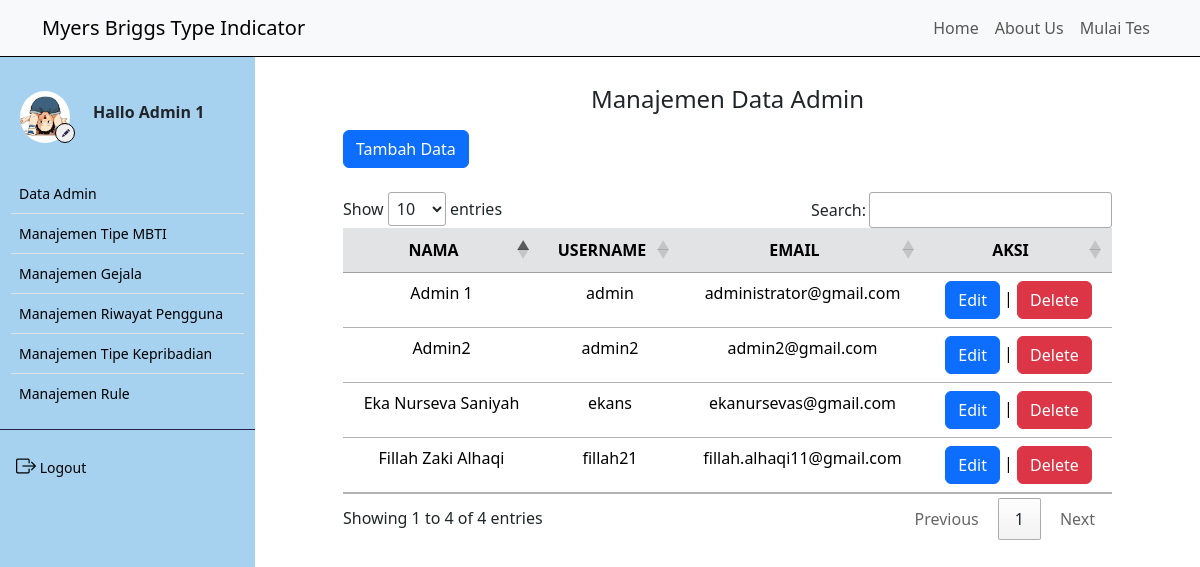
Page /admin/data_admin.php (signed in) on the committed database.
### tables this page shows
CREATE TABLE `user` (
  `iduser` int(11) NOT NULL,
  `nama` varchar(50) NOT NULL,
  `username` varchar(50) NOT NULL,
  `password` varchar(100) NOT NULL,
  `email` varchar(50) NOT NULL,
  `foto` varchar(50) NOT NULL
);

### controller/main.php (called while the page is built, shortened)
<?php
$conn = mysqli_connect("localhost", "root", "", "mbti");
function query($query)
{
    global $conn;
    $result = mysqli_query($conn, $query);
    $rows = [];
    while ($row = mysqli_fetch_assoc($result)) {
        $rows[] = $row;
    }
    return $rows;
}
function generateRandomKey()
{
    $keyLength = 32;
    $randomBytes = openssl_random_pseudo_bytes($keyLength, $strong);
    if (!$strong) {
        $randomBytes = random_bytes($keyLength);
    }
    return base64_encode($randomBytes);
}
function enkripsi($kata)
{
    $key = generateRandomKey();
    $string = openssl_encrypt($kata, 'AES-256-CBC', $key, 0, substr($key, 0, 16));
    $hasilEnkripsi = base64_encode($key . $string);
    return $hasilEnkripsi;
}
function dekripsi($kata)
{
    $string = base64_decode($kata);
    $key = substr($string, 0, 44);
    $enkripsi = substr($string, 44);
    $hasil = openssl_decrypt($enkripsi, 'AES-256-CBC', $key, 0, substr($key, 0, 16));
    return $hasil;
}
?>

### admin/data_admin.php (the view, shortened to what this page needs)
<?php
$data = query("SELECT * FROM user");
?>
<!DOCTYPE html>
<html lang="en">
<head>
    <link href="https://cdn.jsdelivr.net/npm/bootstrap@5.3.2/dist/css/bootstrap.min.css" rel="stylesheet"
 />
    <link rel="stylesheet" href="https://cdn.jsdelivr.net/npm/bootstrap-icons@1.9.1/font/bootstrap-icons.css" />
    <link rel="stylesheet" href="https://cdn.datatables.net/1.13.4/css/jquery.dataTables.min.css">
    <link rel="stylesheet" href="../style.css">
</head>
<body>
    <div class="content">
        <?php
        require_once('../navbar/navbar_inside.php');
        ?>
        <div class="main-container m-0">
            <div class="d-flex">
                <?php
                require_once('../navbar/sidebar_inside.php');
                ?>
                <div class="contents" style="margin: 75px 0; padding: 10px 40px;">
                    <h4 class="text-center">Manajemen Data Admin</h4>
                    <div class="ms-5 mt-3">
                        <a href="../admin/input.php">
                            <button class="btn btn-primary">Tambah Data</button>
                        </a>
                    </div>
                    <div class="tabel mt-4 mx-5">
                        <table id="example" class="table table-hover text-center">
                            <thead>
                                <tr class="table-secondary">
                                    <th class="text-center" scope="col">NAMA</th>
                                    <th class="text-center" scope="col">USERNAME</th>
                                    <th class="text-center" scope="col">EMAIL</th>
                                    <th class="text-center" scope="col">AKSI</th>
                                </tr>
                            </thead>
                            <tbody>
                                <?php
                                foreach ($data as $d):
                                    $id_enkrip = enkripsi($d['iduser']);
                                    ?>
                                    <tr>
                                        <td>
                                            <?= $d['nama']; ?>
                                        </td>
                                        <td>
                                            <?= $d['username']; ?>
                                        </td>
                                        <td>
                                            <?= $d['email']; ?>
                                        </td>
                                        <td>
                                            <a class="btn btn-primary"
                                                href="../admin/edit.php?id=<?= $id_enkrip; ?>">Edit</a> | <a
                                                class="btn btn-danger" id="delete"
                                                onclick="confirmDelete(<?= $d['iduser']; ?>)">Delete</a>
                                        </td>
                                    </tr>
                                    <?php
                                endforeach;
                                ?>
                            </tbody>
                        </table>
                    </div>
                </div>
            </div>
        </div>
</body>
</html>

### navbar/sidebar_inside.php (shortened to what this page needs)
<?php
require_once '../controller/main.php';
$id_user = dekripsi($_COOKIE['SPmbti']);
$user = query("SELECT * FROM user WHERE iduser = $id_user")[0];
?>
<div class="sidebar" id="side_nav">
    <div class="content-side">
        <div class="profil pt-4">
            <div class="row d-flex align-items-center">
                <div class="col-sm-4 me-0">
                    <img src="../image/<?= $user['foto']; ?>" class="rounded-circle" alt="profi">
                    <a href="../profil">
                        <button class="rounded-circle"><i class="bi bi-pencil-fill"></i></button>
                    </a>
                </div>
                <div class="col-sm-8 m-0">
                    <h6 class="fw-bold">
                        Hallo
                        <?= $user['nama']; ?>
                    </h6>
                </div>
            </div>
        </div>
        <div class="">
            <ul class="list-group list-group-flush pt-4 fw-medium">
                <li class="list-group-item">
                    <a href="../admin/data_admin.php" class="text-decoration-none d-block">
                        <span>Data Admin</span>
                    </a>
                </li>
                <li class="list-group-item">
                    <a href="../tipe_mbti" class="text-decoration-none d-block">
                        <span>Manajemen Tipe MBTI</span>
                    </a>
                </li>
                <li class="list-group-item">
                    <a href="../gejala" class="text-decoration-none d-block">
                        <span>Manajemen Gejala</span>
                    </a>
                </li>
                <li class="list-group-item">
                    <a href="../riwayat" class="text-decoration-none d-block">
                        <span>Manajemen Riwayat Pengguna</span>
                    </a>
                </li>
                <li class="list-group-item">
                    <a href="../tipe_kepribadian" class="text-decoration-none d-block">
                        <span>Manajemen Tipe Kepribadian</span>
                    </a>
                </li>
                <li class="list-group-item">
                    <a href="rule" class="text-decoration-none d-block">
                        <span>Manajemen Rule</span>
                    </a>
                </li>
            </ul>
        </div>
        <hr class="hr-color">
        <ul class="list-unstyled fw-medium pb-5">
            <li>
                <a href="../logout.php" class="text-decoration-none d-block">
                    <i class="bi bi-box-arrow-right fs-5"></i>
                    <span>Logout</span>
                </a>
            </li>
        </ul>
    </div>
</div>

### style.css (style rules this page uses)
.content, .contents { min-height: 100vh; width: 100%; }
.sidebar { background: #7ebeeab0; min-width: 255px; max-width: 255px; transition: all ease-in 0.3s; min-height: 100vh; }
hr.hr-color { color: #272247; opacity: 1; }
.sidebar ul { padding: 0 11px; }
.sidebar li a { color: black; padding: 5px; font-size: 14px; margin-left: 0; }
.sidebar .list-group-item { padding: 4px 3px; }
.sidebar .list-group-item { background-color: transparent; }
.content-side { position: fixed; margin-top: 60px; width: 255px; }
.sidebar .profil img { width: 50px; height: 66px; margin-left:20px; padding: 7px 0; display: block; transition: all ease-in 0.3s; object-fit: cover; }
.sidebar .profil button { border: 1px solid black; position: absolute; margin-top: -27px; margin-left: 55px; width: 20px; height: 20px; }
.sidebar .profil button i { font-size: 8px; color: #272247; margin-top: -6px; margin-left: -3px; position: absolute; }

### rows in the picture
user: foto (picture), nama "Admin 1", username "admin", email "administrator@gmail.com"
user: nama "Eka Nurseva Saniyah", username "ekans", email "ekanursevas@gmail.com"
user: nama "Admin2", username "admin2", email "admin2@gmail.com"
user: nama "Fillah Zaki Alhaqi", username "fillah21", email "fillah.alhaqi11@gmail.com"
